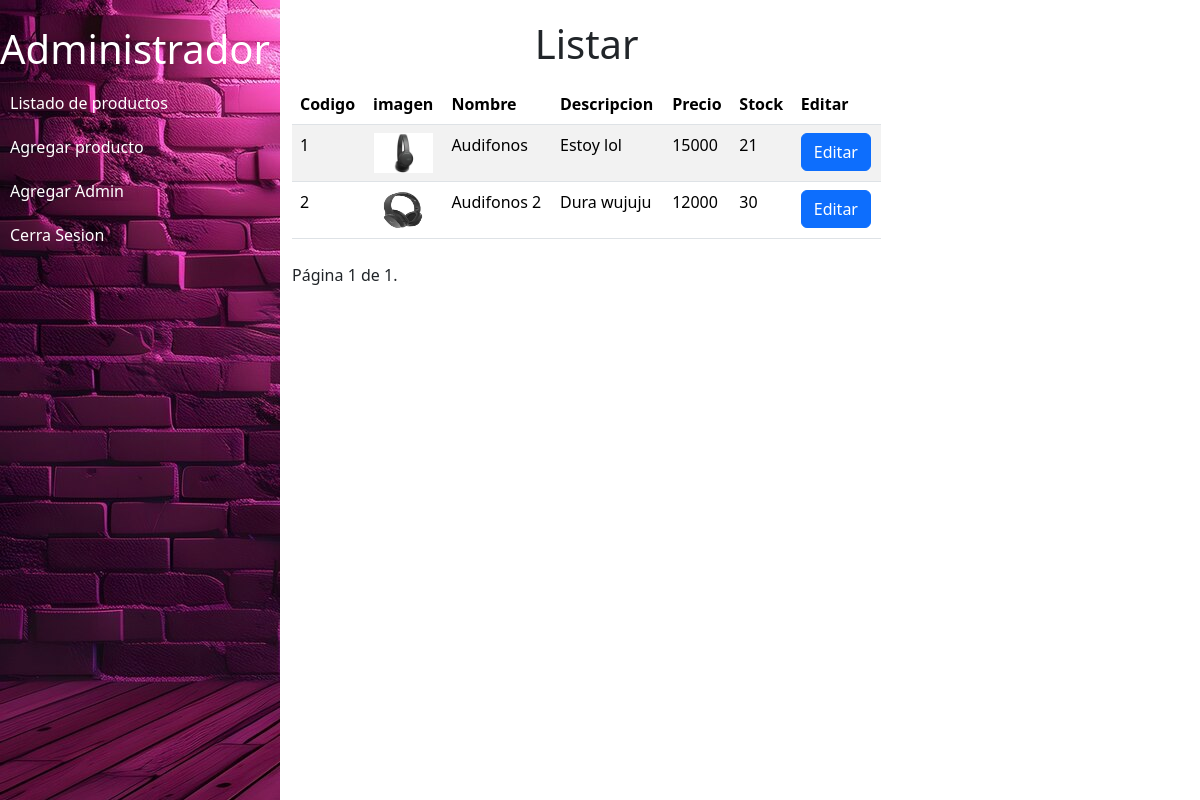
The app's page /productos/ (signed in), older data.
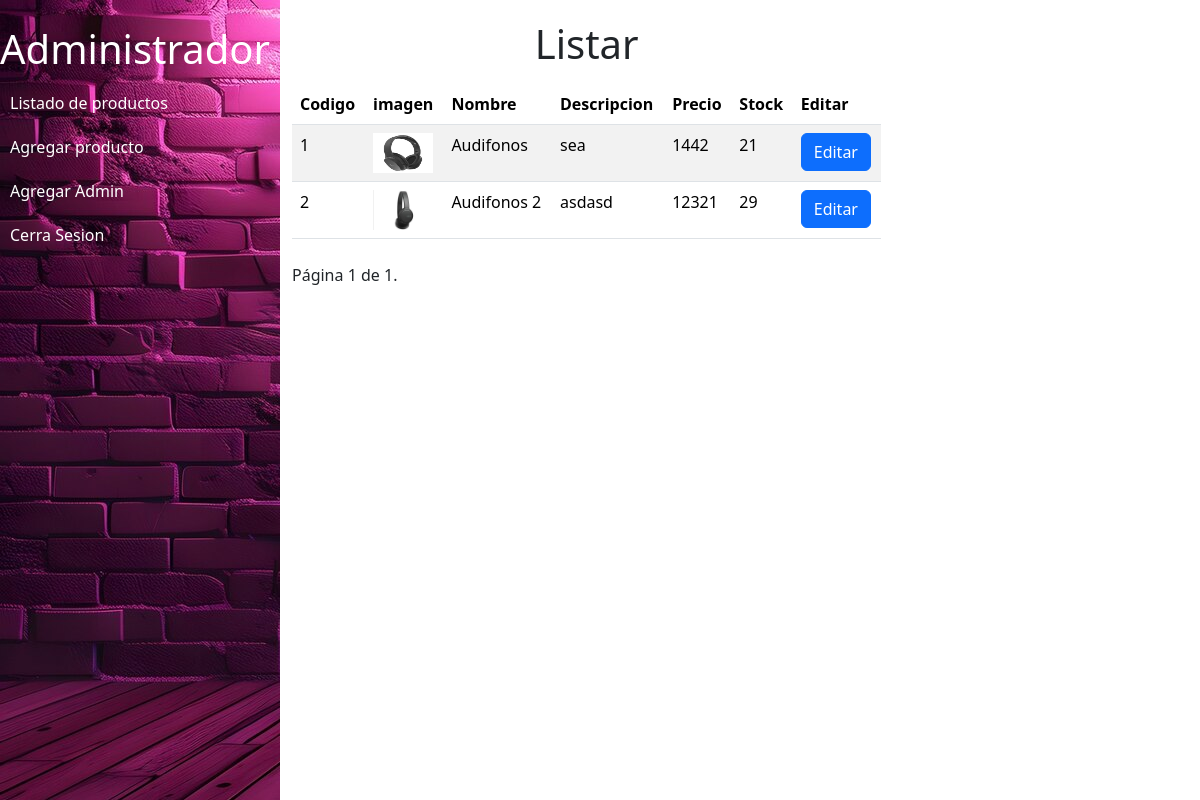
The same page, newer data.
### modulos/productos/models.py (models this page shows)
class Producto(models.Model):
    nombre = models.CharField(max_length=30)
    descripcion = models.TextField()
    imagen = models.ImageField(upload_to='productos',null=True)
    precio = models.IntegerField(validators=[MinValueValidator(1)])
    stock= models.SmallIntegerField(validators=[MinValueValidator(1)])
    categoria = models.CharField(max_length=20, choices=categorias)

### modulos/productos/views.py (the view)
# urls.py: path('', views.listarProd,name="listar"),
@login_required
def listarProd(request):
    productos = Producto.objects.all()
    paginator = Paginator(productos, 10)  # Divide los productos en páginas de 6 elementos cada una
    page_number = request.GET.get('page')  # Obtiene el número de página actual desde la URL
    page_obj = paginator.get_page(page_number)  # Obtiene la página actual
    datos = {
        'page_obj': page_obj
    }
    return render(request, 'productos/listar.html', datos)

### templates/productos/listar.html (shortened to what this page needs)
{% extends '../base/base2.html' %}
{% block content %}
<div class="col-sm-12 col-md-6 col-lg-6 col-xl-8">
    <h1 class="text-center">Listar</h1>
    <div class="table-responsive py-2">
        <table class="table table-striped">
            <thead>
                <tr>
                    <th>Codigo</th>
                    <th>imagen</th>
                    <th>Nombre</th>
                    <th>Descripcion</th>
                    <th>Precio</th>
                    <th>Stock</th>
                    <th>Editar</th>
                </tr>
            </thead>
            <tbody>
                {% for producto in page_obj %}
                <tr>
                    <td>{{producto.id}}</td>
                    {% if producto.imagen %}
                    <td> <img src="{{producto.imagen.url}}" alt="" width="60" height="40"></td>
                    {% endif %}
                    <td>{{producto.nombre}}</td>
                    <td>{{producto.descripcion}}</td>
                    <td>{{producto.precio}}</td>
                    <td>{{producto.stock}}</td>
                    <td>
                        <a href="{% url 'editar' producto.id %}" class="btn btn-primary">Editar</a>
                    </td>
                </tr>
                {% endfor %}
            </tbody>
        </table>
    </div>
    <div class="pagination">
        <span class="step-links">
            <span class="current">Página {{ page_obj.number }} de {{ page_obj.paginator.num_pages }}.</span>
        </span>
    </div>
</div>
{% endblock %}

Row changes from the older to the newer data that the page shows:
changed Producto "Audifonos": imagen: a different picture; descripcion "Estoy lol" → "sea"; precio "15000" → "1442"
changed Producto "Audifonos 2": imagen: a different picture; descripcion "Dura wujuju" → "asdasd"; precio "12000" → "12321"; stock "30" → "29"
